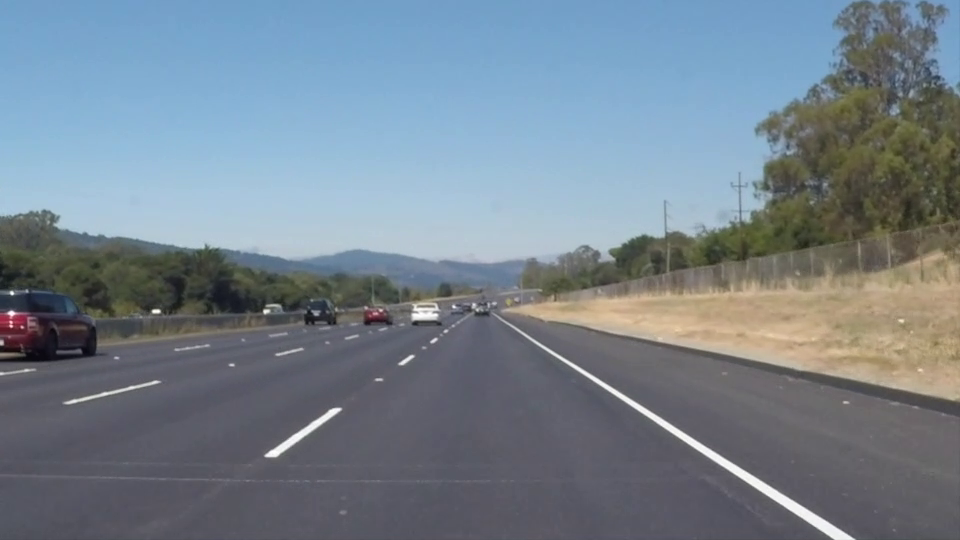
//> input picture frame 22 of solidWhiteRight.mp4, 960 x 540 px
$ ./main   (built with g++ and OpenCV 4)
//> lines starting //> are read from the running program, lines starting //| are printed output that depends on the picture; after the words box and inside, x2 and y2 are one past the last pixel; in counts of white or black regions, pixels touching at a corner belong together
#include <algorithm>
#include <iostream>
#include <opencv2/imgproc.hpp>
#include <opencv2/opencv.hpp>
#include <vector>

using namespace cv;

#define CUTED_SIZE 640

static int x_offset(490), y_offset(0), w1(855), w2(220), h(175), w_size_t(32), w_size(64),
    treshold(200);

void wtrb_pos(int pos, void*) {
    if(pos < 1) {
        w_size_t = 1;
        setTrackbarPos("window size", "Main", 1);
    }
    if(CUTED_SIZE % w_size_t == 0) {
        w_size = w_size_t;
    }
    setTrackbarPos("window size", "Main", w_size);
}

int main() {
    VideoCapture cap("../solidWhiteRight.mp4");

    Mat frame, res, transform, hls, dtc, dtc_show, window;

    while(frame.empty()) {
        cap >> frame;
//> frame is the input picture: 540 rows x 960 cols, CV_8UC3; mean B, G, R 141.9, 130.7, 117.7
    }

    namedWindow("Main", WINDOW_AUTOSIZE);
    namedWindow("Cutted", WINDOW_AUTOSIZE);
    namedWindow("Detected", WINDOW_AUTOSIZE);
    createTrackbar("x offset", "Main", &x_offset, frame.size[1]);
    createTrackbar("y offset", "Main", &y_offset, frame.size[0]);
    createTrackbar("down width", "Main", &w1, frame.size[1]);
    createTrackbar("up width", "Main", &w2, frame.size[1]);
    createTrackbar("height", "Main", &h, frame.size[0]);
    createTrackbar("window size", "Main", &w_size_t, CUTED_SIZE / 4, &wtrb_pos);
    createTrackbar("white treshold in window", "Main", &treshold, 3000);

    std::vector<std::vector<Point>> pols;
    std::vector<Point> pol;
    std::vector<Point2f> persp_dst, persp_src;
    persp_dst.push_back(Point2f(0, 0));
    persp_dst.push_back(Point2f(CUTED_SIZE, 0));
    persp_dst.push_back(Point2f(CUTED_SIZE, CUTED_SIZE));
    persp_dst.push_back(Point2f(0, CUTED_SIZE));
    std::vector<Point2f> src_p;
    std::vector<Point2f> dtc_p;
    while(true) {
        cap >> frame;
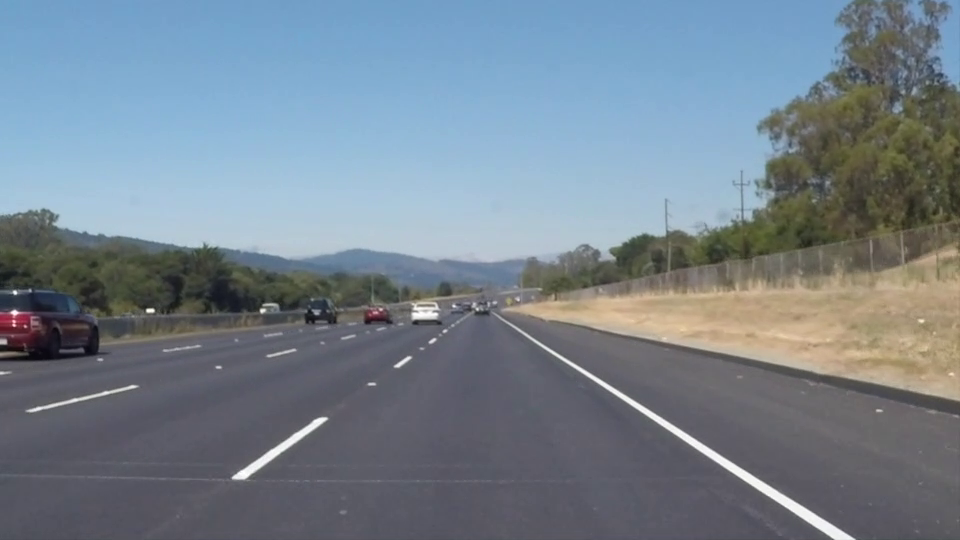
//> input picture frame 23 of solidWhiteRight.mp4, 960 x 540 px
//> frame is the input picture: 540 rows x 960 cols, CV_8UC3; mean B, G, R 142, 130.6, 117.8

        if(frame.empty()) {
            cap.set(CAP_PROP_POS_FRAMES, 0);
            continue;
        }

        frame.copyTo(res);

        pol.clear();
        pols.clear();
        pol.push_back(Point(x_offset - w1 / 2, frame.size[0] - y_offset));
//> pol = 1 Point (x, y): [63, 540]
        pol.push_back(Point(x_offset + w1 / 2, frame.size[0] - y_offset));
//> pol = 2 Points (x, y): [63, 540], [917, 540]
        pol.push_back(Point(x_offset + w2 / 2, frame.size[0] - y_offset - h));
        pol.push_back(Point(x_offset - w2 / 2, frame.size[0] - y_offset - h));
        pols.push_back(pol);
        polylines(frame, pols, true, Scalar(0, 255, 0), 2);

        putText(
            frame,
            format("FPS: %3.2f", cap.get(CAP_PROP_FPS)),
            Point(10, 25),
            FONT_HERSHEY_TRIPLEX,
            0.75,
            Scalar(0, 255, 0));

        putText(
            frame,
            format("Frame:        %5.0f", cap.get(CAP_PROP_POS_FRAMES)),
            Point(10, 50),
            FONT_HERSHEY_TRIPLEX,
            0.75,
            Scalar(0, 255, 0));

        putText(
            frame,
            format("Frames total: %5.0f", cap.get(CAP_PROP_FRAME_COUNT)),
            Point(10, 75),
            FONT_HERSHEY_TRIPLEX,
            0.75,
            Scalar(0, 255, 0));
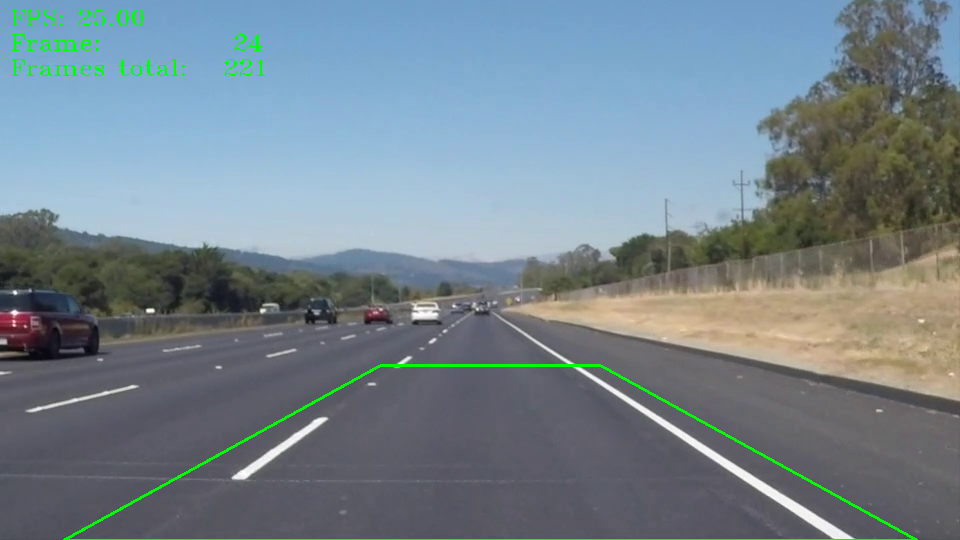
//> frame: 540 rows x 960 cols, CV_8UC3; mean B, G, R 140.6, 132, 116.8

        persp_src.clear();
        persp_src.push_back(Point2f(x_offset - w2 / 2, frame.size[0] - y_offset - h));
//> persp_src = 1 Point (x, y): [380, 365]
        persp_src.push_back(Point2f(x_offset + w2 / 2, frame.size[0] - y_offset - h));
//> persp_src = 2 Points (x, y): [380, 365], [600, 365]
        persp_src.push_back(Point2f(x_offset + w1 / 2, frame.size[0] - y_offset));
        persp_src.push_back(Point2f(x_offset - w1 / 2, frame.size[0] - y_offset));
        transform = getPerspectiveTransform(persp_src, persp_dst);
        warpPerspective(res, res, transform, { int(persp_dst[2].x), int(persp_dst[2].y) });
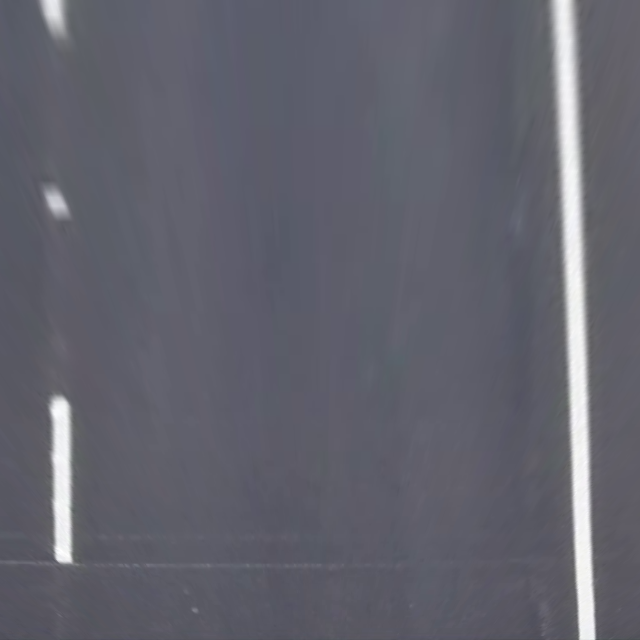
//> res: 640 rows x 640 cols, CV_8UC3; mean B, G, R 109.5, 98.8, 98.5

        imshow("Cutted", res);

        cvtColor(res, hls, COLOR_BGR2HLS);
//> hls: 640 rows x 640 cols, CV_8UC3; mean of channels 0, 1, 2 118.5, 103.8, 15.1
        inRange(hls, Scalar(0, 0, 0), Scalar(255, 215, 255), dtc);
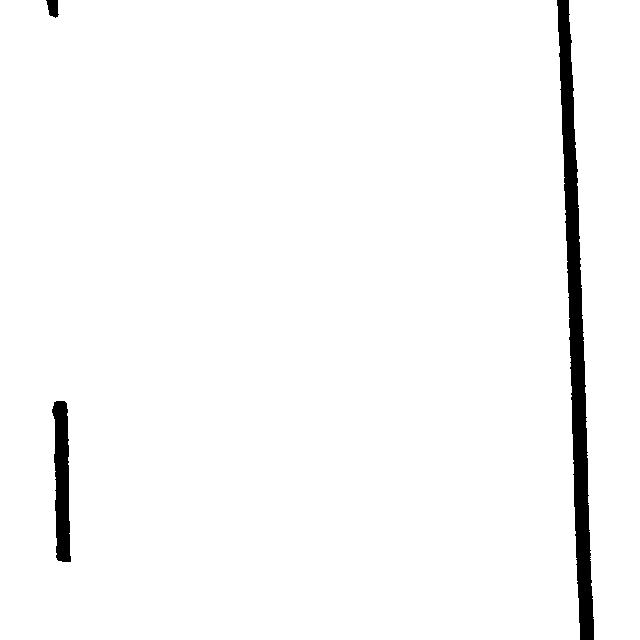
//> dtc: 640 rows x 640 cols, CV_8UC1; 97.3% white; 3 black regions, box (x1, y1, x2, y2) and area: (557, 0, 594, 640) 8547, (52, 401, 71, 562) 2184, (46, 0, 59, 18) 166
        bitwise_not(dtc, dtc);
        src_p.clear();
        dtc_p.clear();
        dtc.copyTo(dtc_show);
        for(int i = 0; i < CUTED_SIZE / w_size; i++) {
            for(int j = 0; j < 2 * CUTED_SIZE / w_size - 1; j++) {
                Rect roi(j * w_size / 2, i * w_size, w_size, w_size);
                window = dtc(roi);
                Moments ms = moments(window, true);
                if(ms.m00 > treshold) {
                    Point2f p(
                        j * w_size / 2 + float(ms.m10 / ms.m00),
                        i* w_size + float(ms.m01 / ms.m00));
                    bool exist = false;
                    for(size_t k = 0; k < dtc_p.size(); k++) {
                        if(norm(dtc_p[k] - p) < 10) {
                            exist = true;
                        }
                    }
                    if(!exist) {
                        dtc_p.push_back(p);
                        circle(dtc_show, p, 5, Scalar(128), -1);
                    }
                    rectangle(dtc_show, roi, Scalar(255), 2);
                }
            }
        }
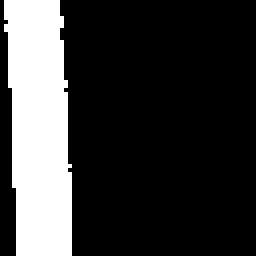
//> window: 64 rows x 64 cols, CV_8UC1 (shown 4 times larger); 22% white; 1 white region, box (x1, y1, x2, y2) and area: (1, 0, 18, 64) 902
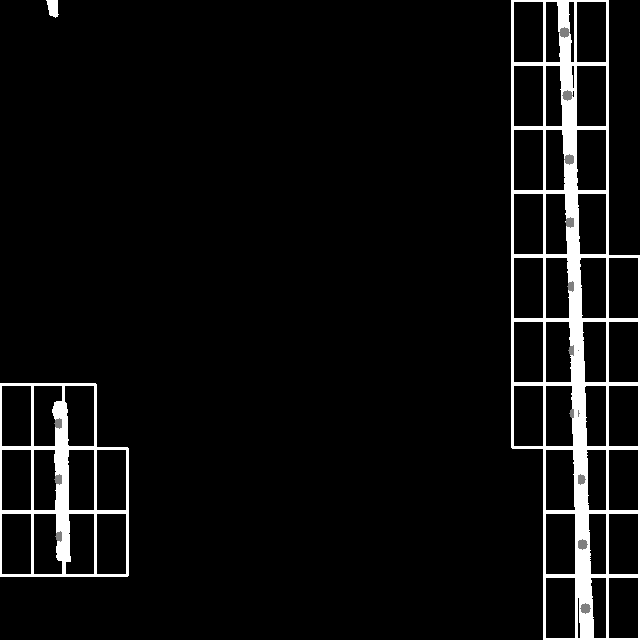
//> dtc_show: 640 rows x 640 cols, CV_8UC1; min 0, max 255, mean 14.9
//> after the loop, dtc_p = 13 Points (x, y), first 12: [563.9, 31.55], [566.7, 95.38], [569.1, 159.1], [570.4, 222.3], [571.6, 285.8], [572.6, 349.6], [58.63, 423.1], [573.5, 413.5], [59.08, 478.8], [580.4, 479.4], [59.64, 535.7], [582.5, 543.5]

        imshow("Detected", dtc_show);

        if(dtc_p.size() > 0) {
            perspectiveTransform(dtc_p, src_p, transform.inv());
//> src_p = 13 Points (x, y), first 12: [577, 367.3], [585.4, 372.6], [595, 378.7], [606, 386.1], [619.4, 395.1], [636, 406.4], [313.6, 423.5], [657.5, 421], [288.3, 440.9], [691.7, 441.1], [253.6, 464.7], [734.2, 468.6]
        }
        for(size_t i = 0; i < dtc_p.size(); i++) {
            circle(frame, src_p[i], 5, Scalar(0, 0, 255), -1);
        }
//> this loop made 13 passes
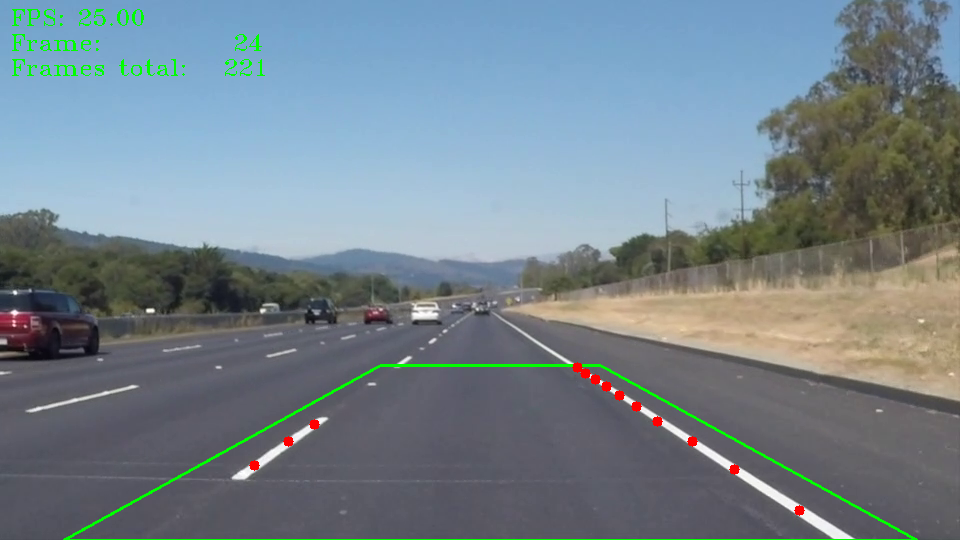
//> frame: 540 rows x 960 cols, CV_8UC3; 0.2% of pixels changed, all inside (x1, y1, x2, y2) = (249, 362, 805, 516)

        imshow("Main", frame);

        if(waitKey(10) == 27)
//> the Esc key is pressed
            break; // ESC
    }

    cap.release();
    return 0;
}

$ run again, starting later in the video
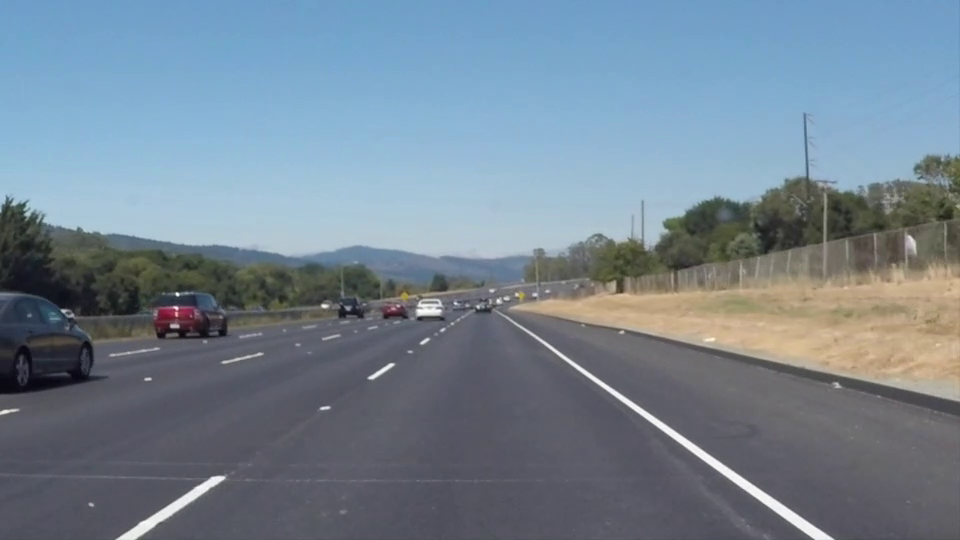
//> input picture frame 99 of solidWhiteRight.mp4, 960 x 540 px
//> frame is the input picture: 540 rows x 960 cols, CV_8UC3; mean B, G, R 146, 132.3, 116.7
//> hls: 640 rows x 640 cols, CV_8UC3; mean of channels 0, 1, 2 118.9, 102.4, 16
//> after the loop `for(int i = 0; i < CUTED_SIZE / w_size; i++)`:
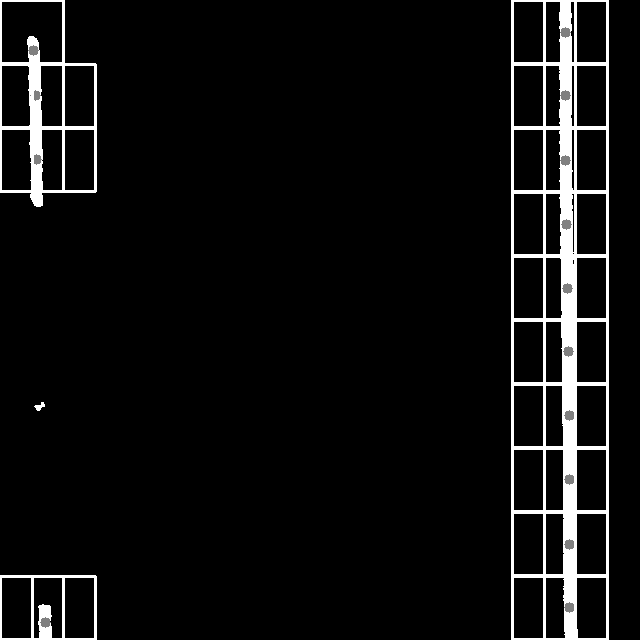
//> dtc_show: 640 rows x 640 cols, CV_8UC1; min 0, max 255, mean 14.7
//> after the loop `for(int i = 0; i < CUTED_SIZE / w_size; i++)`: dtc_p = 14 Points (x, y), first 12: [33.11, 50.12], [565.2, 31.76], [34.79, 95.26], [565.2, 95.27], [35.93, 159.1], [565.4, 159.5], [566, 223.7], [567, 287.5], [567.8, 351.4], [568.5, 415.3], [569, 479.5], [569, 543.5]
//> src_p = 14 Points (x, y), first 12: [385.3, 368.8], [577.5, 367.3], [379.8, 372.5], [584.8, 372.5], [370.2, 378.8], [593.5, 378.8], [604.2, 386.3], [617.4, 395.4], [633.8, 406.8], [654.9, 421.5], [682.9, 441.1], [721.6, 468.6]
//> the loop `for(size_t i = 0; i < dtc_p.size(); i++)` made 14 passes
//> after the loop `for(size_t i = 0; i < dtc_p.size(); i++)`:
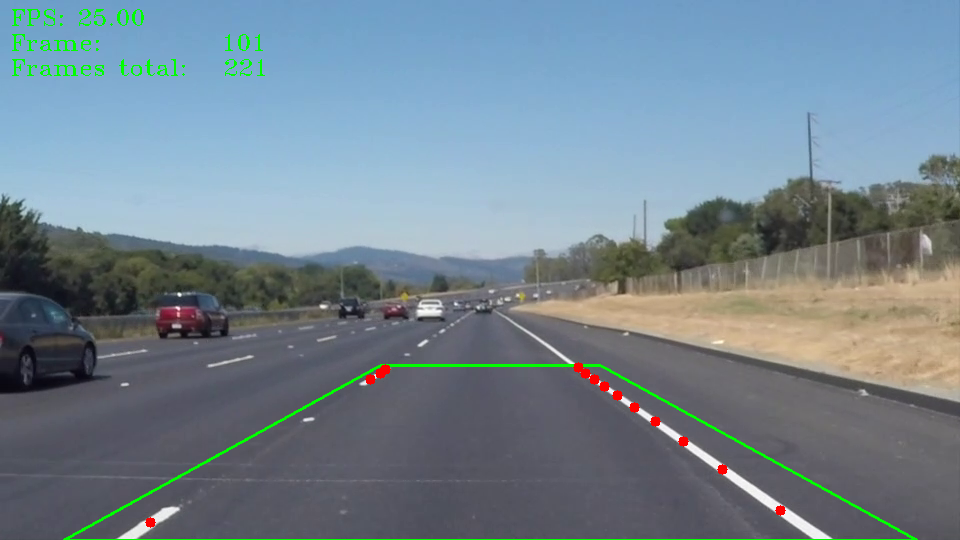
//> frame: 540 rows x 960 cols, CV_8UC3; mean B, G, R 144.1, 133, 115.8

$ run again, starting later in the video
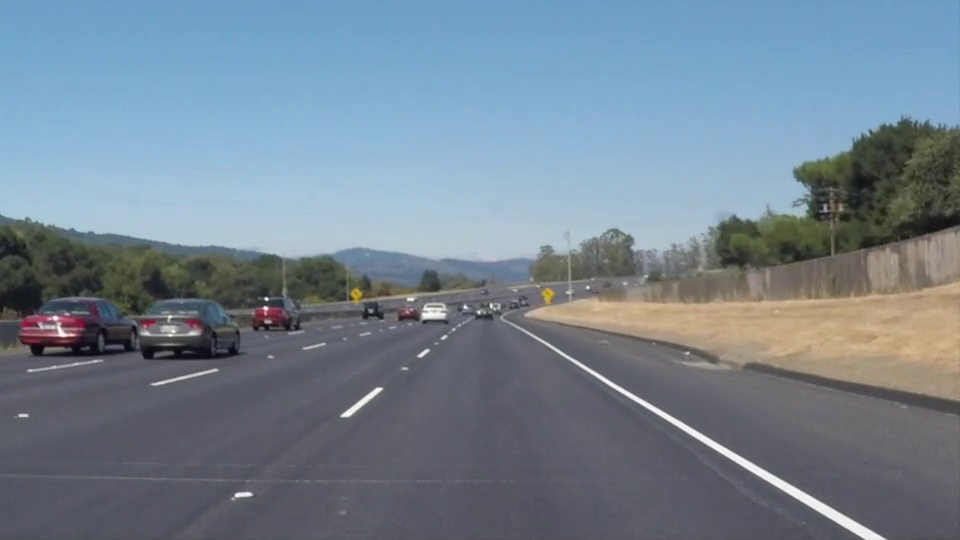
//> input picture frame 176 of solidWhiteRight.mp4, 960 x 540 px
//> frame is the input picture: 540 rows x 960 cols, CV_8UC3; mean B, G, R 145.2, 131.6, 116.5
//> hls: 640 rows x 640 cols, CV_8UC3; mean of channels 0, 1, 2 117.5, 103.5, 15.4
//> after the loop `for(int i = 0; i < CUTED_SIZE / w_size; i++)`:
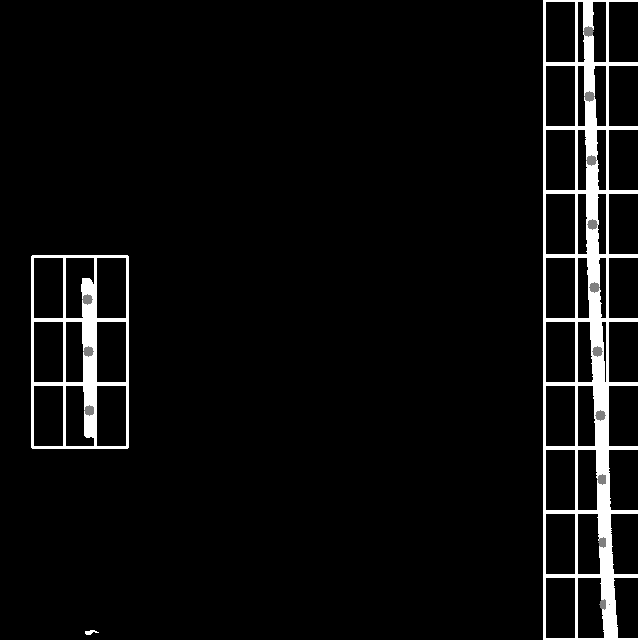
//> dtc_show: 640 rows x 640 cols, CV_8UC1; min 0, max 255, mean 13.7
//> after the loop `for(int i = 0; i < CUTED_SIZE / w_size; i++)`: dtc_p = 13 Points (x, y), first 12: [588, 31.32], [589.5, 96.09], [591.3, 159.9], [591.8, 223.7], [87.32, 298.7], [593.7, 287.4], [88.25, 351.3], [597, 351.5], [89.34, 410.2], [600.2, 415.5], [601.8, 478.7], [602.9, 541.9]
//> src_p = 13 Points (x, y), first 12: [585.6, 367.3], [594.3, 372.6], [604.5, 378.8], [616.2, 386.3], [367.6, 397.2], [631.1, 395.4], [355.6, 406.8], [650.8, 406.8], [338.7, 420.1], [676, 421.5], [707.8, 440.8], [751.8, 467.8]
//> the loop `for(size_t i = 0; i < dtc_p.size(); i++)` made 13 passes
//> after the loop `for(size_t i = 0; i < dtc_p.size(); i++)`:
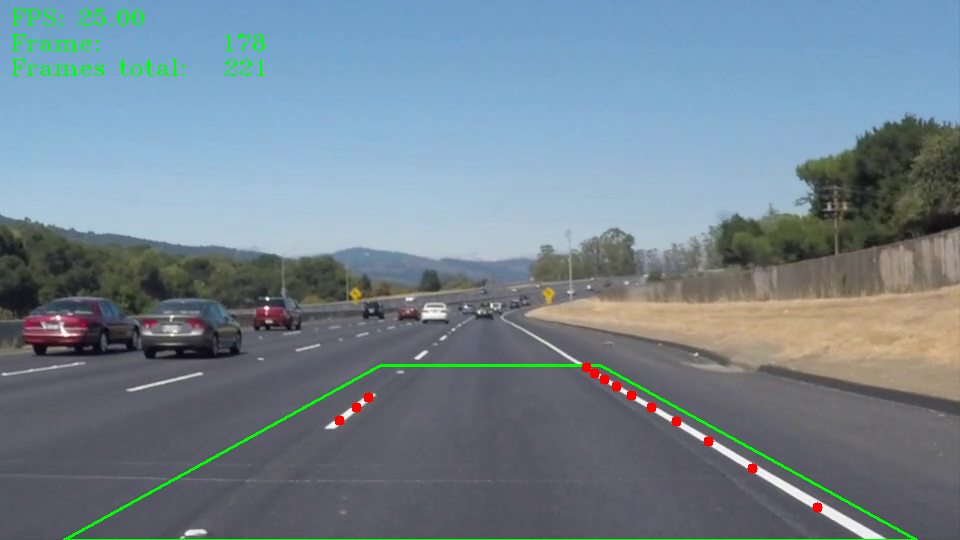
//> frame: 540 rows x 960 cols, CV_8UC3; mean B, G, R 143.5, 132.5, 115.6
